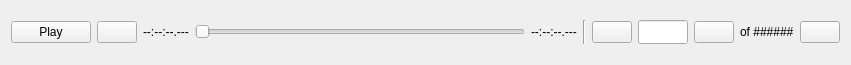
<?xml version="1.0" encoding="UTF-8"?>
<ui version="4.0">
 <class>controlform</class>
 <widget class="QWidget" name="controlform">
  <property name="geometry">
   <rect>
    <x>0</x>
    <y>0</y>
    <width>851</width>
    <height>65</height>
   </rect>
  </property>
  <property name="minimumSize">
   <size>
    <width>0</width>
    <height>65</height>
   </size>
  </property>
  <property name="maximumSize">
   <size>
    <width>16777215</width>
    <height>65</height>
   </size>
  </property>
  <property name="windowTitle">
   <string>Form</string>
  </property>
  <layout class="QVBoxLayout" name="verticalLayout">
   <item>
    <layout class="QHBoxLayout" name="buttonsHorizontalLayout">
     <item>
      <widget class="QPushButton" name="playButton">
       <property name="text">
        <string>Play</string>
       </property>
       <property name="icon">
        <iconset resource="../res/vsdt.qrc">
         <normaloff>:/icons/play.png</normaloff>:/icons/play.png</iconset>
       </property>
      </widget>
     </item>
     <item>
      <widget class="QPushButton" name="stopButton">
       <property name="text">
        <string/>
       </property>
       <property name="icon">
        <iconset resource="../res/vsdt.qrc">
         <normaloff>:/icons/stop.png</normaloff>:/icons/stop.png</iconset>
       </property>
      </widget>
     </item>
     <item>
      <widget class="QLabel" name="currentLabel">
       <property name="text">
        <string>--:--:--.---</string>
       </property>
      </widget>
     </item>
     <item>
      <widget class="QSlider" name="slider">
       <property name="orientation">
        <enum>Qt::Horizontal</enum>
       </property>
      </widget>
     </item>
     <item>
      <widget class="QLabel" name="lengthLabel">
       <property name="text">
        <string>--:--:--.---</string>
       </property>
      </widget>
     </item>
     <item>
      <widget class="Line" name="line">
       <property name="orientation">
        <enum>Qt::Vertical</enum>
       </property>
      </widget>
     </item>
     <item>
      <widget class="QPushButton" name="previousButton">
       <property name="text">
        <string/>
       </property>
       <property name="icon">
        <iconset resource="../res/vsdt.qrc">
         <normaloff>:/icons/previous.png</normaloff>:/icons/previous.png</iconset>
       </property>
      </widget>
     </item>
     <item>
      <widget class="QLineEdit" name="currentStepField">
       <property name="minimumSize">
        <size>
         <width>0</width>
         <height>24</height>
        </size>
       </property>
       <property name="maximumSize">
        <size>
         <width>50</width>
         <height>16777215</height>
        </size>
       </property>
       <property name="text">
        <string/>
       </property>
       <property name="alignment">
        <set>Qt::AlignRight|Qt::AlignTrailing|Qt::AlignVCenter</set>
       </property>
      </widget>
     </item>
     <item>
      <widget class="QPushButton" name="gotoButton">
       <property name="text">
        <string/>
       </property>
       <property name="icon">
        <iconset resource="../res/vsdt.qrc">
         <normaloff>:/icons/goto.png</normaloff>:/icons/goto.png</iconset>
       </property>
      </widget>
     </item>
     <item>
      <widget class="QLabel" name="totalStepsLabel">
       <property name="text">
        <string>of ######</string>
       </property>
      </widget>
     </item>
     <item>
      <widget class="QPushButton" name="nextButton">
       <property name="text">
        <string/>
       </property>
       <property name="icon">
        <iconset resource="../res/vsdt.qrc">
         <normaloff>:/icons/next.png</normaloff>:/icons/next.png</iconset>
       </property>
      </widget>
     </item>
    </layout>
   </item>
  </layout>
 </widget>
 <resources>
  <include location="../res/vsdt.qrc"/>
 </resources>
 <connections/>
</ui>
